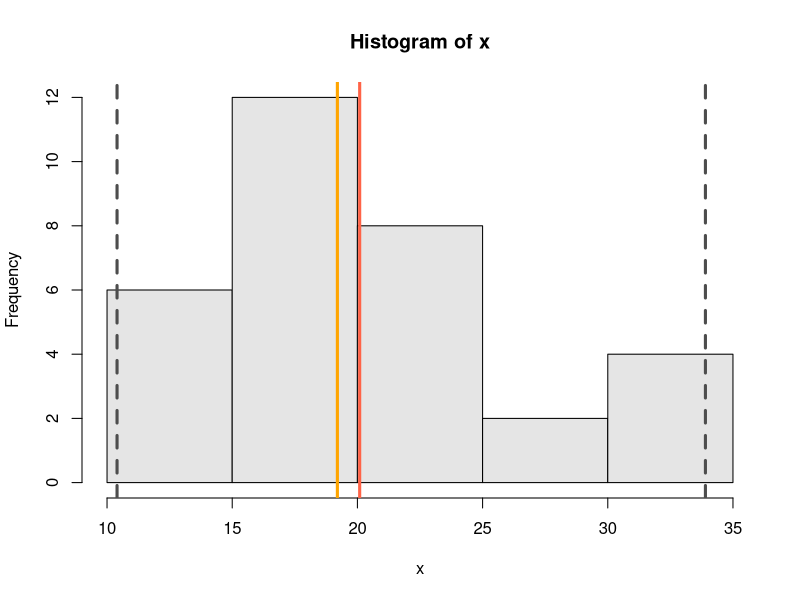

Here is the R script that generated this plot:
## ---- chunk 1
last <- function(x) {
  x[length(x)]
}
## ---- chunk 2
last(c('A', 'E', 'I', 'O', 'U'))
last(c(2, 4, 6, 8, 10))
## ---- chunk 3
multfive <- function(x) {
  if(x %% 5 == 0) {
    print('it is multiple of 5')
  } else {
    print("it's not a multiple of 5")
  }
}
## ---- chunk 4
# multiple of five
multfive(10)

# not a multiple of five
multfive(33)
## ---- chunk 5
histogram <- function(x, ...) {
  exam_sum <- c(
    min(x),
    max(x),
    median(x),
    mean(x)
  )
  hist(x, col = 'gray90', ...)
  abline(v = exam_sum, 
         col = c('gray30', 'gray30', 'orange', 'tomato'),
         lwd = 3, lty = c(2, 2, 1, 1))
}
## ---- chunk 6
histogram(mtcars$mpg)
## ---- chunk 7
to_celsius <- function(x) {
  (x - 32) * (5/9)
}

to_kelvin <- function(x) {
  (x + 459.67) * (5/9)
}

to_reaumur <- function(x) {
  (x - 32) * (4/9)
}

to_rankine <- function(x) {
  x + 459.67
}
## ---- chunk 8
to_celsius(34)
to_kelvin(34)
to_reaumur(34)
to_rankine(34)
## ---- chunk 9
convert <- function(x, to = "celsius") {
  switch(to,
         "celsius" = to_celsius(x),
         "kelvin" = to_kelvin(x),
         "reaumur" = to_reaumur(x),
         "rankine" = to_rankine(x))
}
## ---- chunk 10
convert(32, "celsius")
convert(32, "kelvin")
convert(32, "reaumur")
convert(32, "rankine")
## ---- chunk 11
factorial(4)
## ---- chunk 12
# combinations of 2 objects from a set of 4
choose(4, 2)
## ---- chunk 13
permute <- function(n, k) {
  if (n < 0 | k < 0) {
    stop('n and/or k cannot be negative')
  }
  if (n < k) {
    return(0)
  }
  n <- as.integer(n)
  k <- as.integer(k)
  factorial(n) / factorial(n-k)
}
## ---- chunk 14
permute(6, 2)
## ---- chunk 15
average <- function(x) {
  total <- length(x)
  x_sum <- 0
  for (i in seq_along(x)) {
    x_sum <- x_sum + x[i]
  }
  x_sum / total
}
## ---- chunk 16
average(1:5)
mean(1:5)
## ---- chunk 17
geomean <- function(x) {
  total <- length(x)
  x_prod <- 1
  for (i in seq_along(x)) {
    x_prod <- x_prod * x[i]
  }
  (x_prod)^(1/total)
}
## ---- chunk 18
geomean(1)
geomean(1:5)
## ---- chunk 19
gmean <- function(x) {
  prod(x)^(1 / length(x))
}
## ---- chunk 20
gmean(1)
gmean(1:5)
gmean(seq(-1, 1, length.out = 20))
## ---- chunk 21
freq_table <- function(x) {
  # computes a table of frequencies
  if (!is.factor(x)) {
    stop('x must be a factor')
  }
  
  # frequencies
  total <- length(x)
  counts <- as.vector(table(x))
  props <- round(counts / total, 4)
  cum_counts <- cumsum(counts)
  cum_props <- cumsum(props)
  
  # output
  data.frame(
    category = levels(x),
    count = counts,
    prop = props,
    cumcount = cum_counts,
    cumprop = cum_props)
}
## ---- chunk 22
# some factor
set.seed(13)
sizes <- factor(
  sample(c('small', 'medium', 'large'), size = 90, replace = TRUE)
)

# frequency table
freq_table(sizes)
## ---- chunk 23
stats <- function(x, na.rm = FALSE) { 
  # descriptive statistics
  stats <- c(
    min = min(x, na.rm = na.rm),
    max = max(x, na.rm = na.rm),
    range = max(x, na.rm = na.rm) - min(x, na.rm = na.rm),
    q1 = quantile(x, probs = 0.25, names = FALSE, na.rm = na.rm),
    q3 = quantile(x, probs = 0.75, names = FALSE, na.rm = na.rm),
    iqr = IQR(x, na.rm = na.rm),
    median = median(x, na.rm = na.rm),
    mean = mean(x, na.rm = na.rm),
    sd = sd(x, na.rm = na.rm),
    NAs = sum(is.na(x))
  )
  # output as data.frame
  data.frame(stats)
}
## ---- chunk 24
# no missing values
stats(1:10)
# missing values
stats(c(1:4, NA, 6:9, NA), na.rm = TRUE)
## ---- chunk 25
univariate <- function(x) {
  if (!is.factor(x)) {
    if (!is.vector(x) & !is.numeric(x)) {
      stop("x must be either a numeric vector or a factor")
    }
  }
  
  if (is.factor(x)) {
    return(freq_table(x))
  } else {
    return(stats(x))
  }
}
## ---- chunk 26
# factor input
univariate(sizes)

# numeric input
univariate(1:10)
